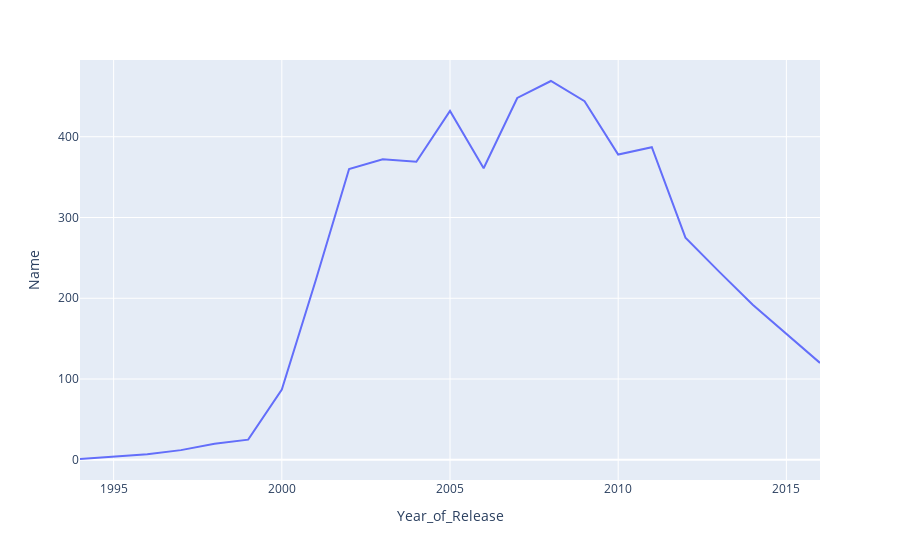

Notebook code cell kept with this figure:
### Code cell
px.line(df_aux, x='Year_of_Release', y='Name')

### Figure 1 — Plotly figure (JSON) as saved in the notebook; plotly's stock layout.template omitted (floating-point values rounded to 4 significant figures)
{"data": [{"hovertemplate": "Year_of_Release=%{x}<br>Name=%{y}<extra></extra>", "legendgroup": "", "line": {"color": "#636efa", "dash": "solid"}, "marker": {"symbol": "circle"}, "mode": "lines", "name": "", "orientation": "v", "showlegend": false, "type": "scatter", "x": [2016, 2015, 2014, 2013, 2012, 2011, 2010, 2009, 2008, 2007, 2006, 2005, 2004, 2003, 2002, 2001, 2000, 1999, 1998, 1997, 1996, 1994], "xaxis": "x", "y": [120, 156, 192, 233, 275, 387, 378, 444, 469, 448, 361, 432, 369, 372, 360, 221, 87, 25, 20, 12, 7, 1], "yaxis": "y"}], "layout": {"legend": {"tracegroupgap": 0}, "margin": {"t": 60}, "xaxis": {"anchor": "y", "domain": [0, 1], "title": {"text": "Year_of_Release"}}, "yaxis": {"anchor": "x", "domain": [0, 1], "title": {"text": "Name"}}}}
